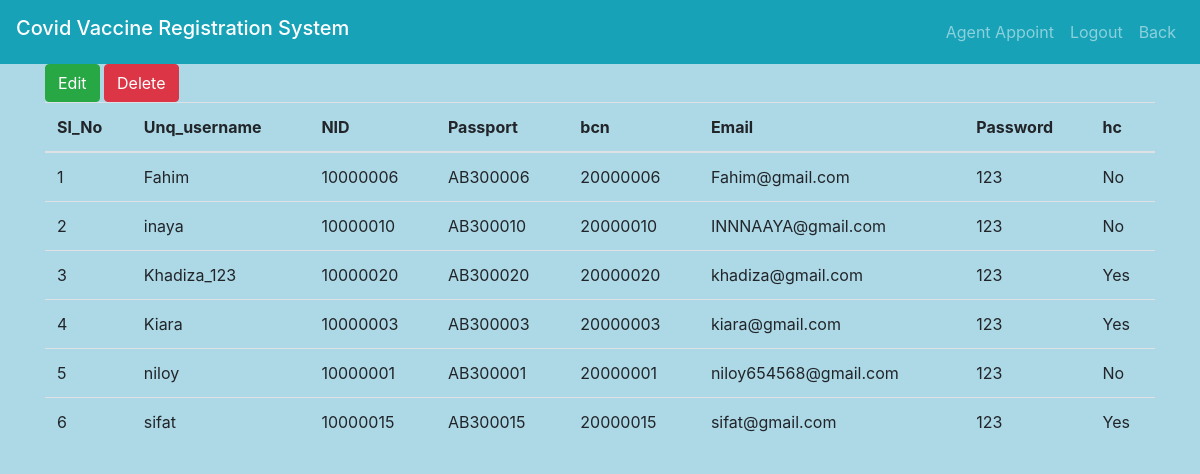
The page /Admin Panel.php (signed in) on the database its author committed.
### tables this page shows
CREATE TABLE `user` (
  `Unq_username` varchar(50) NOT NULL,
  `NID` int(11) NOT NULL,
  `Passport` varchar(8) NOT NULL,
  `bcn` int(11) NOT NULL,
  `Email` varchar(30) NOT NULL,
  `Password` varchar(25) NOT NULL,
  `hc` varchar(10) NOT NULL,
  `Has` int(12) DEFAULT NULL,
  `Managed_by` varchar(50) DEFAULT NULL
);

### Admin Panel.php (the view, shortened to what this page needs)
<?php include("header1.php"); ?>
<!DOCTYPE html>
<html lang="en">
<head>
    <link rel="stylesheet" href="https://cdn.jsdelivr.net/npm/bootstrap@4.6.1/dist/css/bootstrap.min.css">
    <body style='background-color: #ADD8E6'>
</head>
<body>
    <div class="container">
        <a href="./edit.php?id= ' .$row['id'] .'" class="btn btn-success">Edit</a>
        <a href="./delete.php?vcn= ' .$row['vcn'] .'" class="btn btn-danger">Delete</a>
        <table class="table table-border">
            <thead>
                <tr>
                    <th>Sl_No</th>
                    <th>Unq_username</th>
                    <th>NID</th>
                    <th>Passport</th>
                    <th>bcn</th>
                    <th>Email</th>
                    <th>Password</th>
                    <th>hc</th>
                </tr>
            </thead>
            <tbody>
                <?php
                    $c=1;
                    $con=mysqli_connect("localhost","root","","covid_vaccine_reg");
                    $sel="SELECT * FROM user";
                    $query=$con->query($sel);
                    while($row=$query->fetch_assoc()){
                ?>
                <tr>
                <td><?php echo $c++; ?></td>
                <td><?php echo $row['Unq_username']; ?></td>
                <td><?php echo $row['NID']; ?></td>
                <td><?php echo $row['Passport']; ?></td>
                <td><?php echo $row['bcn']; ?></td>
                <td><?php echo $row['Email']; ?></td>
                <td><?php echo $row['Password']; ?></td>
                <td><?php echo $row['hc']; ?></td>
                </tr>
                <?php
                }
                ?>
            </tbody>
        </table>
    </div>
    </body>
</body>
</html>

### Admin Panel.php (style rules this page uses)
body { margin: 0; }

### rows shown on the page
user: Unq_username "Fahim", NID "10000006", Passport "AB300006", bcn "20000006", Email "Fahim@gmail.com", Password "123", hc "No"
user: Unq_username "inaya", NID "10000010", Passport "AB300010", bcn "20000010", Email "INNNAAYA@gmail.com", Password "123", hc "No"
user: Unq_username "Khadiza_123", NID "10000020", Passport "AB300020", bcn "20000020", Email "khadiza@gmail.com", Password "123", hc "Yes"
user: Unq_username "Kiara", NID "10000003", Passport "AB300003", bcn "20000003", Email "kiara@gmail.com", Password "123", hc "Yes"
user: Unq_username "niloy", NID "10000001", Passport "AB300001", bcn "20000001", Email "niloy654568@gmail.com", Password "123", hc "No"
user: Unq_username "sifat", NID "10000015", Passport "AB300015", bcn "20000015", Email "sifat@gmail.com", Password "123", hc "Yes"
